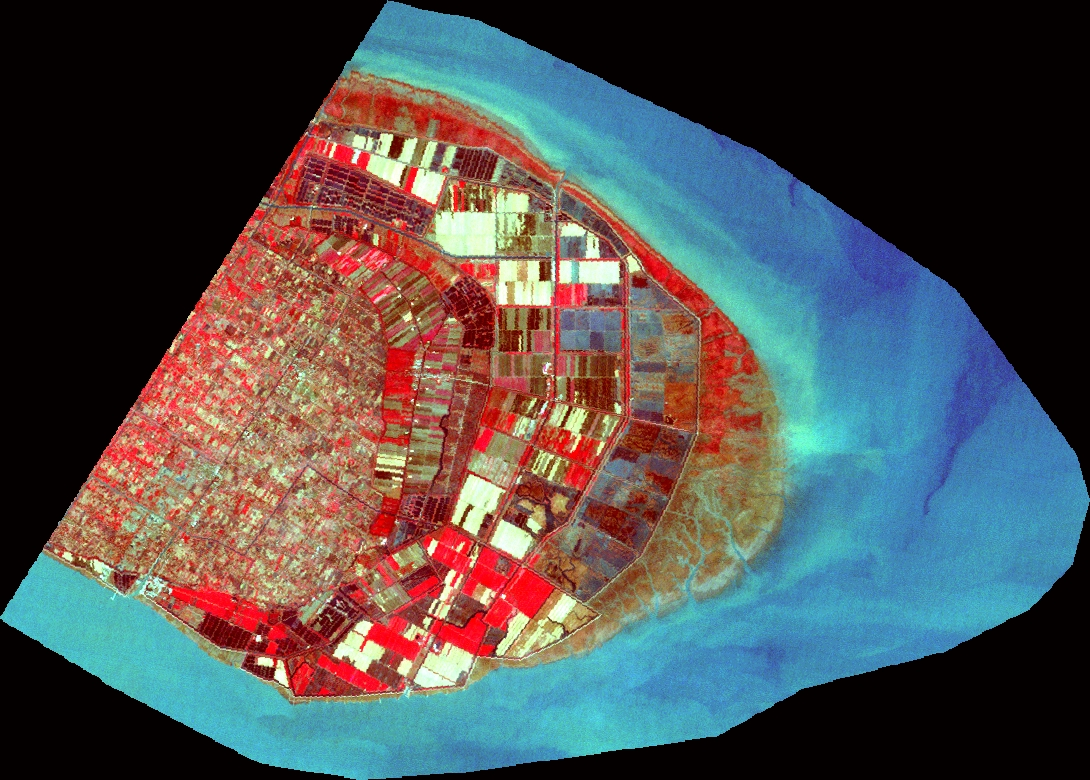
%> input picture 算法代码/各种算法的程序/神经网络图像分类代码（可直接运行）/tm2005mask.jpg, 1090 x 780 px, given in place of 10.jpg, which was not available
$ octave LiChen.m   (GNU Octave 9; MATLAB toolbox functions it lacks are replaced by stand-ins)
%> lines starting %> are read from the running program, lines starting %| are printed output that depends on the picture; pictures that were not available may be replaced by others from this repository, and a replacement may not be noted
clear all;

%<----------------------------!运用BP网络进行图像分类--------------------------->
%读入样本10,即遥感图像的背景
I=imread('10.jpg');
%> I is the input picture: size 780x1090x3 uint8; mean R, G, B 80.2, 79.3, 79.7
%将样本图像降维处理
R=I(:,:,1);
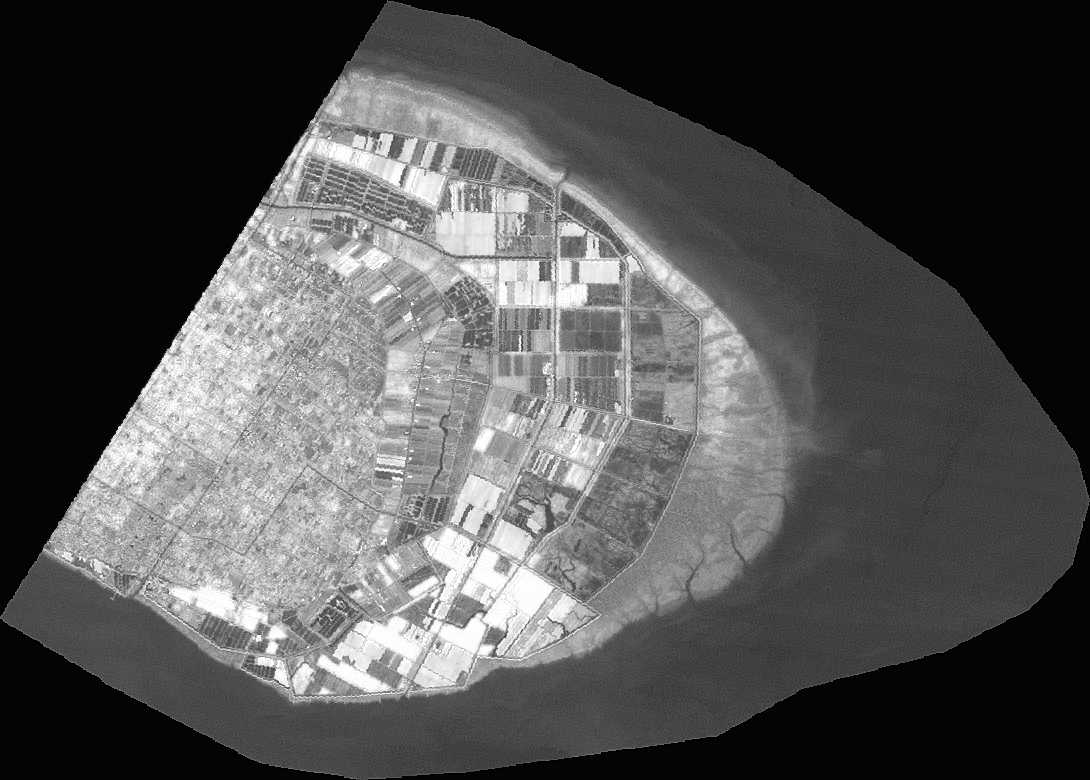
%> R: size 780x1090 uint8; min 0, max 255, mean 80.2
G=I(:,:,2);
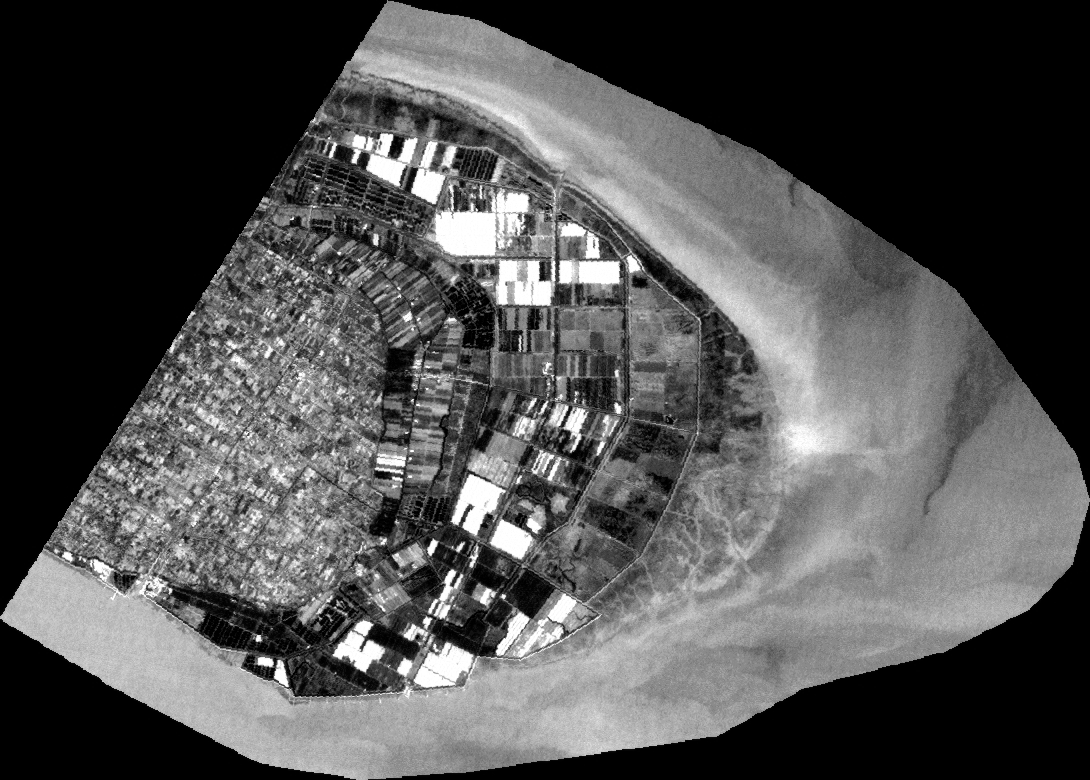
%> G: size 780x1090 uint8; min 0, max 255, mean 79.3
B=I(:,:,3);
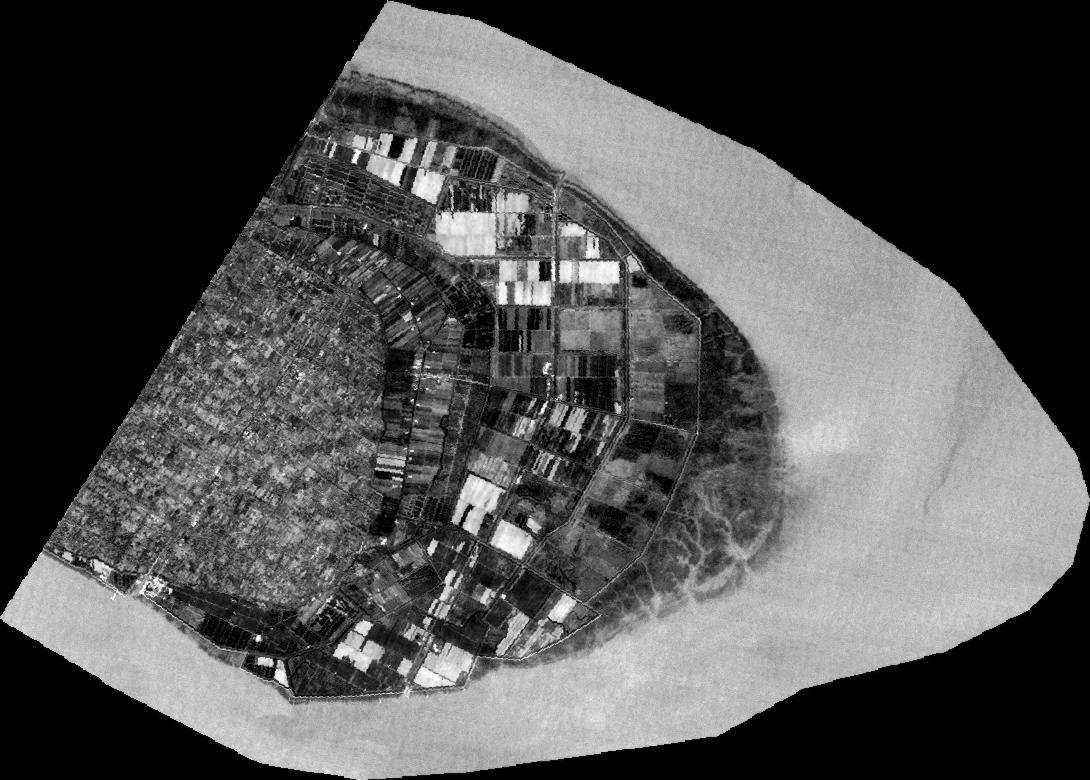
%> B: size 780x1090 uint8; min 0, max 255, mean 79.7
%灰度值归一化
R=im2double(R);
%> R: size 780x1090 double
G=im2double(G);
%> G: size 780x1090 double
B=im2double(B);
%> B: size 780x1090 double
[M N]=size(R);
%> M = 780; N = 1090
R=reshape(R',[1 M*N]);
G=reshape(G',[1 M*N]);
B=reshape(B',[1 M*N]);
%初始化输入矢量P和输出矢量T
P=[];
T=[];
P=[R;G;B];
T=[0;0;0];
[m n]=size(P);
%> m = 3; n = 850200
%> (the run ends here)
